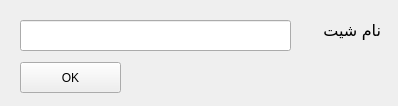
<?xml version="1.0" encoding="UTF-8"?>
<ui version="4.0">
 <class>Form</class>
 <widget class="QWidget" name="Form">
  <property name="geometry">
   <rect>
    <x>0</x>
    <y>0</y>
    <width>398</width>
    <height>106</height>
   </rect>
  </property>
  <property name="windowTitle">
   <string>Form</string>
  </property>
  <widget class="QLabel" name="label">
   <property name="geometry">
    <rect>
     <x>310</x>
     <y>20</y>
     <width>71</width>
     <height>21</height>
    </rect>
   </property>
   <property name="font">
    <font>
     <pointsize>12</pointsize>
    </font>
   </property>
   <property name="text">
    <string>نام شیت</string>
   </property>
  </widget>
  <widget class="QLineEdit" name="txtSheetName">
   <property name="geometry">
    <rect>
     <x>20</x>
     <y>20</y>
     <width>271</width>
     <height>31</height>
    </rect>
   </property>
  </widget>
  <widget class="QPushButton" name="btnSet">
   <property name="geometry">
    <rect>
     <x>20</x>
     <y>62</y>
     <width>101</width>
     <height>31</height>
    </rect>
   </property>
   <property name="text">
    <string>OK</string>
   </property>
  </widget>
 </widget>
 <resources/>
 <connections/>
</ui>
